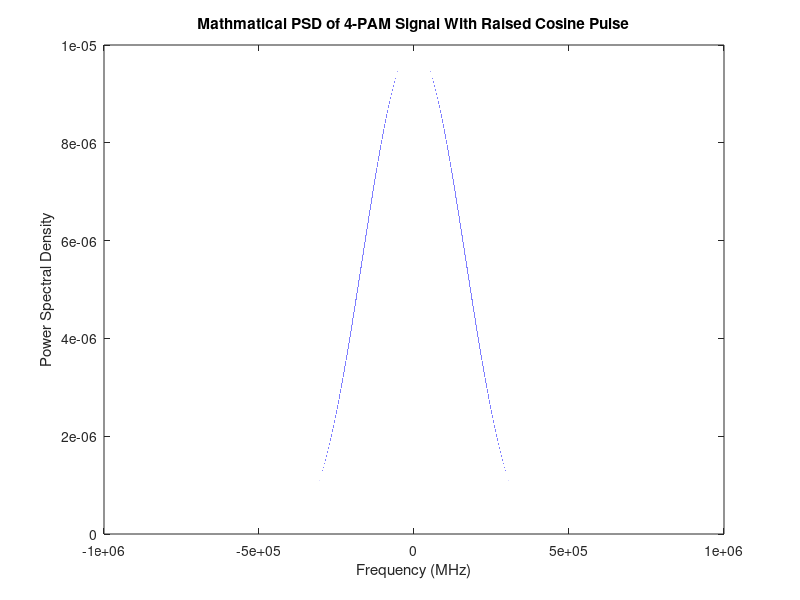

This chart was generated by the following MATLAB code: (Note: this script raises an error after producing the figure.)
%This code generates a plot of PSD for a rect() function
%against bandwidth given frequency and
%bandwidth using the mathmatical and simulated approach.


%%%%%%%%%%%%%%%%%%%%%%%%%%%%%%%%%%%%%%%
%Mathmatical section
frequency = 1000000;
bandwidth = 500000;
Ts = 1/bandwidth;
frequency = linspace(-frequency, frequency, frequency);

S = zeros(1000000, 1);
S(250000:750000) = 5 / 4 * Ts * (1 + cos(pi * frequency(250000:750000) * Ts)).^2;

figure(1);
plot(frequency, S)
xlabel('Frequency (MHz)')
ylabel('Power Spectral Density')
title('Mathmatical PSD of 4-PAM Signal With Raised Cosine Pulse')
%%%%%%%%%%%%%%%%%%%%%%%%%%%%%%%%%%%%%%%
%Simulation section

fsamp = 8;%sample at 8 times data rate

%Generate raised cosine pulse with alpha = 1
delay_rc=3;
prcos = rcosdesign( 1, delay_rc*2, fsamp);
prmatch=prect(end:-1:1);

% Generating random signal data for polar signaling
dataSize = 1000;
dataArray = zeros(dataSize, 1);
for i=1:dataSize
   rounded = round(3*rand(1));
   switch (rounded) 
       case 0
           dataArray(i) = -3;
       case 1
           dataArray(i) = -1;
       case 2
           dataArray(i) = 1;
       case 3
           dataArray(i) = 3;
   end 
end
transpose(dataArray);
upData = upsample(dataArray,fsamp);

message=conv(upData,prcos);
[Psd,f]=pwelch(message, [], [], [], 'twosided' ,fsamp);

figure(2);
figpsd2=semilogy(f-f_ovsamp/2,fftshift(Psd));

xlabel('Frequency (1/T)')
ylabel('Power Spectral Density')
title('Simulated PSD of 4-PAM Signal With Raised Cosine Pulse')